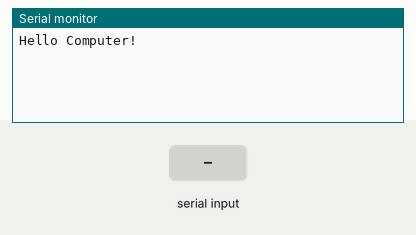
Simulated run of this sketch. Board: Arduino Mega 2560, built with avr-gcc and run on an emulated ATmega2560. Parts: the last lines printed to the serial monitor. The inputs (shaded band) are chosen by the test bench.

Above: at 1.2 s.
1.3 s: "1\n" received over the second serial link
At 3.2 s:
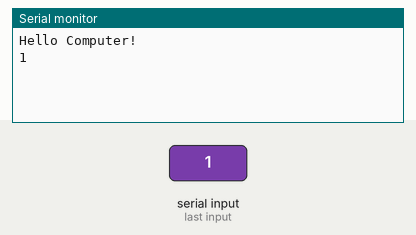
3.8 s: "0\n" received over the second serial link
At 6.2 s:
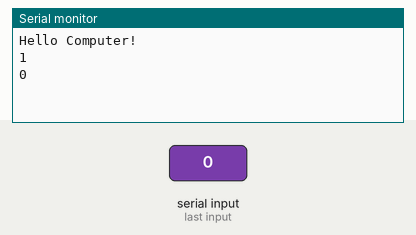

The sketch:

BasicCommsMega.ino
```cpp
void setup()
{
  // Open serial communications with computer and wait for port to open:
  Serial.begin(9600);

  // Print a message to the computer through the USB
  Serial.println("Hello Computer!");

  // Open serial communications with the other Arduino board
  Serial1.begin(9600);

  // Send a message to the other Arduino board
  Serial1.print("Hello other Arduino!");

}

void loop(){
if (Serial.available()){
  Serial1.println(Serial.readStringUntil("/n"));
}

if(Serial1.available()) {
  Serial.println(Serial1.readStringUntil("/n"));
}
}
```

Measured:
- after the input at 1.3 s, the serial monitor: prints a new line after 1.0 s (image 1)
- after the input at 3.8 s, the serial monitor: prints a new line after 1.0 s (image 2)
